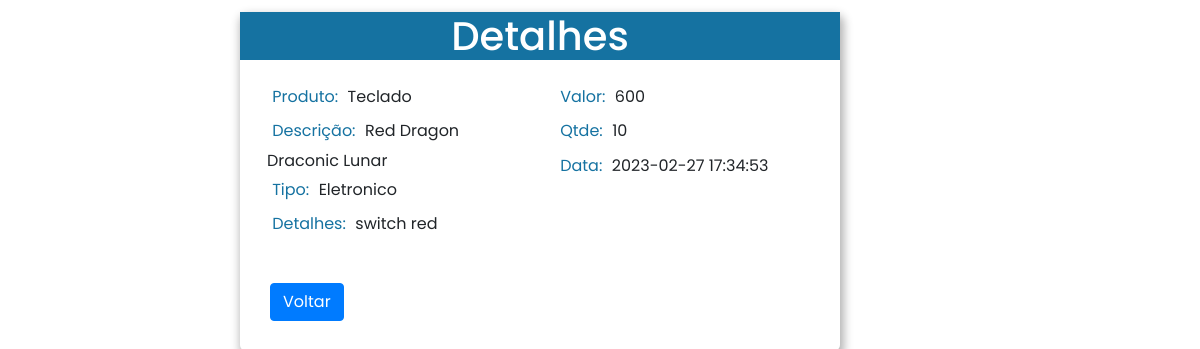
Page /Views/detalhes.php?numproduto=2 on the committed database.
### tables this page shows
CREATE TABLE `produto` (
  `id_produto` int(11) NOT NULL,
  `nome_produto` varchar(45) NOT NULL,
  `descricao_produto` varchar(45) NOT NULL,
  `tipo_produto` varchar(45) NOT NULL,
  `valor_produto` int(11) NOT NULL,
  `quantidade_produto` int(11) NOT NULL,
  `data_registro` timestamp NOT NULL DEFAULT current_timestamp() ON UPDATE current_timestamp(),
  `detalhes_produto` longtext NOT NULL
);

### Views/Helpers/Editar.php (called while the page is built, shortened)
<?php
Class Editar
{
    public int $id;
    public function listarUsuarioUnico()
    {
            $conexao = new Conn();
            $conn = $conexao->conectar();
            $sql = "SELECT * FROM produto WHERE id_produto = $this->id";
            $resultquery = $conn->prepare($sql);
            $resultquery->execute();
            $row_produtos = $resultquery->fetch(PDO::FETCH_ASSOC);
            return $row_produtos;
    }
}

### Views/detalhes.php (the view, shortened to what this page needs)
<!DOCTYPE html>
<?php
   require'./Helpers/Editar.php';
   $value = new Editar();
   $id_produto = $_GET['numproduto'] ??  NULL;
   $value->id = $id_produto;
   $infoProd = $value->listarUsuarioUnico();
?>
<html lang="en">
<head>
  <link rel="stylesheet" href="https://cdn.jsdelivr.net/npm/bootstrap@4.3.1/dist/css/bootstrap.min.css">
</head>
<body>
  <div class="containerPrincipal">
    <div class="cabecalhoDetalhes"> <h1 style="text-align: center; color:white;">Detalhes</h1></div>
      <div class="inContainer">
    <div class="col-md-6">
      <label for="inputEmail4" class="form-label" >Produto:</label>
      <?php  echo $infoProd['nome_produto'];  ?></br>
      <label for="inputPassword4" class="form-label" >Descrição:</label>
      <?php  echo $infoProd['descricao_produto'];  ?></br>
      <label for="inputCity" class="form-label">Tipo:</label>
      <?php  echo $infoProd['tipo_produto'];  ?></br>
      <label for="inputPassword4" class="form-label" >Detalhes:</label>
      <?php  echo $infoProd['detalhes_produto'];  ?></br>
    </div>
    <div class="col-md-6">
      <label class="form-label" >Valor:</label>
      <?php  echo $infoProd['valor_produto'];  ?></br>
      <label class="form-label">Qtde:</label>
      <?php  echo $infoProd['quantidade_produto'];  ?></br>
      <label class="form-label">Data:</label>
      <?php  echo $infoProd['data_registro'] ?></br>
    </div>
      </div>
      <a href="./home.php"><button type="submit" class="btn btn-primary"> Voltar</button> </a>
      </div>
</body>
</html>

### Views/detalhes.php (style rules this page uses)
body { font-family: 'Poppins'; margin: 0; padding: 0; }
.containerPrincipal { position: relative; left: 20%; margin-top: 1%; width: 50%; height: 38%; border-radius: 6px; box-shadow: 2px 5px 10px 2px rgb(0 0 0 / 30%); }
.inContainer { position: relative; display: flex; padding: 2%; }
label { color: #1572a1; margin: 2%; }
.cabecalhoDetalhes { background-color: #1572a1; }
button { margin: 5%; }

### rows in the picture
produto: nome_produto "Teclado", descricao_produto "Red Dragon Draconic Lunar", tipo_produto "Eletronico", detalhes_produto "switch red", valor_produto "600", quantidade_produto "10", data_registro "2023-02-27 17:34:53"
